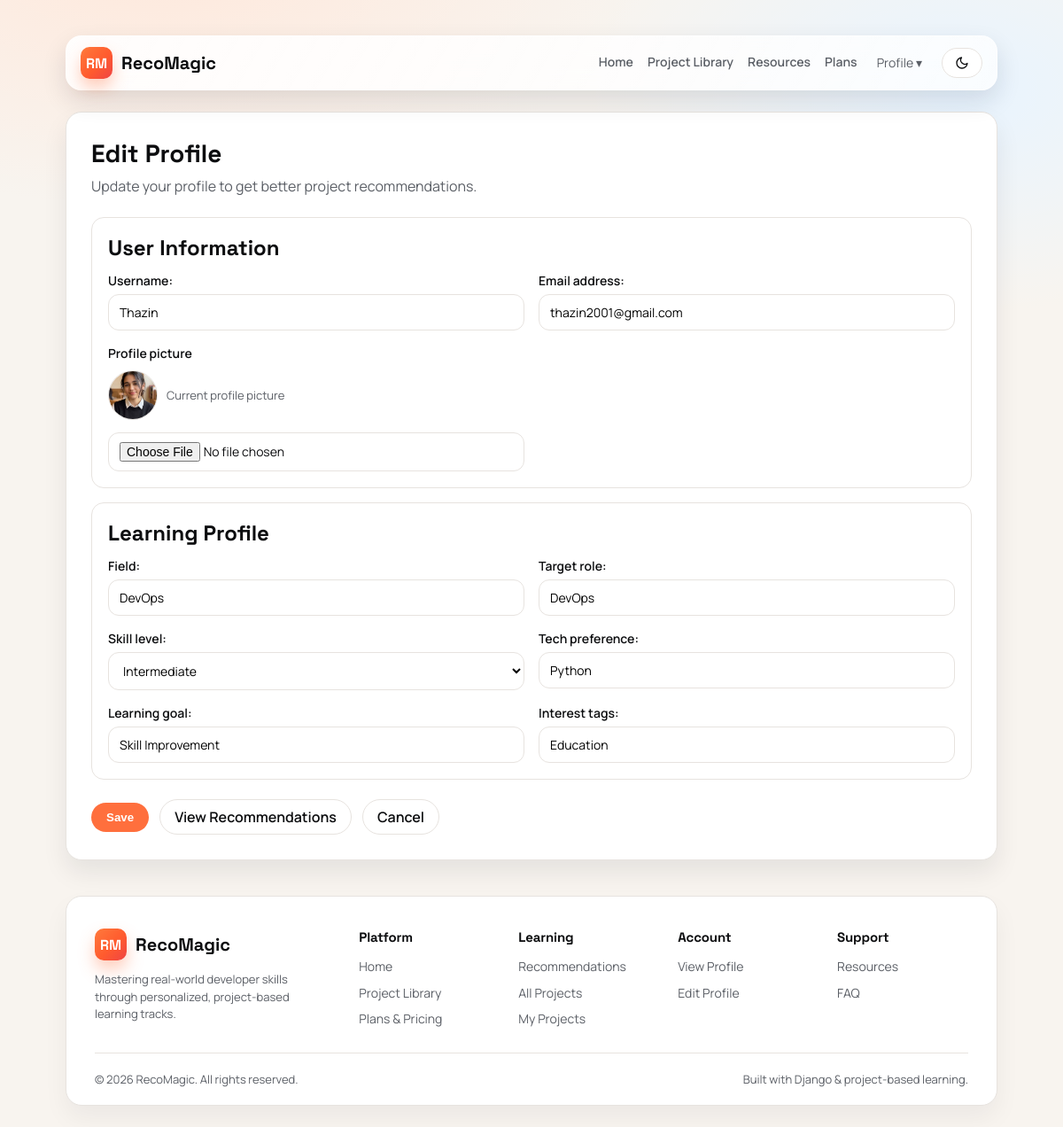
Page /profile/edit/ (signed in) on the earlier database version.
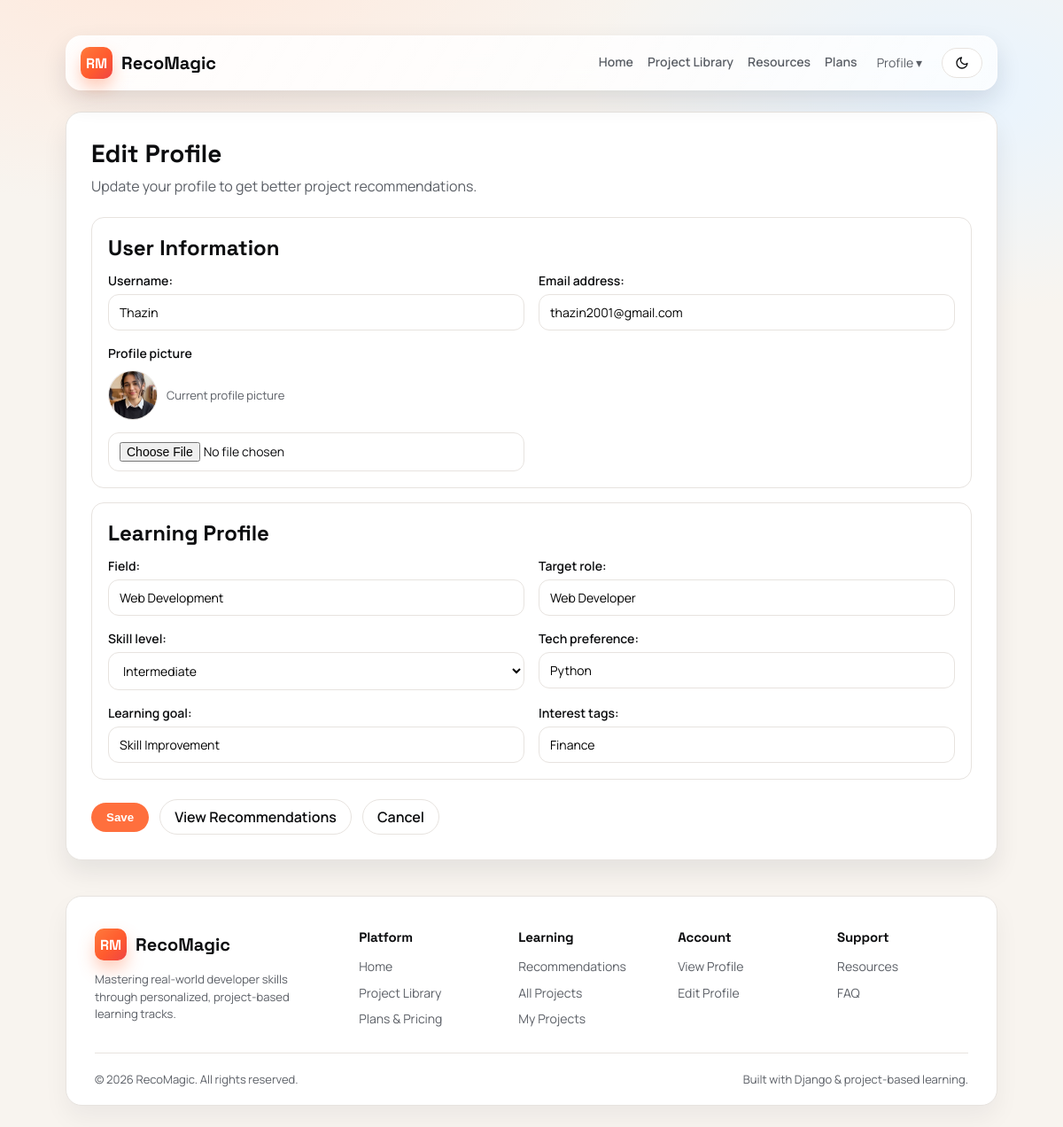
Same page on the later database version.
### users/models.py (models this page shows, shortened)
class UserProfile(models.Model):
    objects = None
    SKILL_LEVEL_CHOICES = [
        ("beginner", "Beginner"),
        ("intermediate", "Intermediate"),
        ("advanced", "Advanced"),
    ]
    user = models.OneToOneField(settings.AUTH_USER_MODEL, on_delete=models.CASCADE)
    field = models.CharField(max_length=100)
    target_role = models.CharField(max_length=100)
    skill_level = models.CharField(max_length=20, choices=SKILL_LEVEL_CHOICES)
    tech_preference = models.CharField(max_length=100)
    learning_goal = models.CharField(max_length=100)
    interest_tags = models.CharField(max_length=200, help_text="Comma separated tags")
    profile_picture = models.FileField(upload_to="profile_pictures/", blank=True, null=True)

### users/views.py (the view)
# urls.py: path("profile/edit/", views.profile_create_or_update, name="profile_edit"),
@login_required
def profile_create_or_update(request):
    profile = UserProfile.objects.filter(user=request.user).first()
    if request.method == "POST":
        account_form = UserAccountForm(request.POST, instance=request.user)
        profile_form = UserProfileForm(request.POST, request.FILES, instance=profile)
        if account_form.is_valid() and profile_form.is_valid():
            account_form.save()
            user_profile = profile_form.save(commit=False)
            user_profile.user = request.user
            user_profile.save()
            return redirect(f"{reverse('profile_view')}?saved=1")
    else:
        account_form = UserAccountForm(instance=request.user)
        profile_form = UserProfileForm(instance=profile)
    return render(
        request,
        "users/profile_form.html",
        {
            "account_form": account_form,
            "profile_form": profile_form,
            "profile": profile,
        },
    )

### users/forms.py
class UserAccountForm(forms.ModelForm):
    class Meta:
        model = User
        fields = ["username", "email"]

class UserProfileForm(forms.ModelForm):
    def __init__(self, *args, **kwargs):
        super().__init__(*args, **kwargs)
        self.fields["field"].widget.attrs.update({"placeholder": "e.g. Data Science"})
        self.fields["target_role"].widget.attrs.update({"placeholder": "e.g. Data Analyst"})
        self.fields["tech_preference"].widget.attrs.update({"placeholder": "e.g. Python, SQL, Power BI"})
        self.fields["learning_goal"].widget.attrs.update({"placeholder": "e.g. Skill Improvement"})
        self.fields["interest_tags"].widget.attrs.update({"placeholder": "e.g. E-commerce, Finance, Healthcare"})
    class Meta:
        model = UserProfile
        fields = [
            "profile_picture",
            "field",
            "target_role",
            "skill_level",
            "tech_preference",
            "learning_goal",
            "interest_tags",
        ]
        widgets = {
            "profile_picture": forms.FileInput(attrs={"accept": "image/*"}),
        }

### users/templates/users/profile_form.html (shortened to what this page needs)
{% extends "users/base.html" %}
{% block content %}
<h1 class="page-title">Edit Profile</h1>
<p class="page-sub">Update your profile to get better project recommendations.</p>
<form method="POST" enctype="multipart/form-data">
    <div class="profile-edit-stack">
        <section class="profile-edit-card">
            <h3>User Information</h3>
            <div class="form-grid">
                {% for field in account_form %}
                    <div class="field-group">
                        {{ field.label_tag }}
                        {{ field }}
                    </div>
                {% endfor %}
                <div class="field-group">
                    <label for="id_profile_picture">Profile picture</label>
                    {% if profile and profile.profile_picture %}
                        <div class="profile-edit-avatar" style="margin: 4px 0 8px;">
                            <img src="{{ profile.profile_picture.url }}" alt="Profile picture" />
                            <span class="helper-text">Current profile picture</span>
                        </div>
                    {% endif %}
                    <input id="id_profile_picture" name="profile_picture" type="file" accept="image/*" />
                </div>
            </div>
        </section>
        <section class="profile-edit-card">
            <h3>Learning Profile</h3>
            <div class="form-grid">
                {% for field in profile_form %}
                    {% if field.name != "profile_picture" %}
                        <div class="field-group">
                            {{ field.label_tag }}
                            {{ field }}
                        </div>
                    {% endif %}
                {% endfor %}
            </div>
        </section>
    </div>
    <div class="form-actions" style="margin-top: 22px;">
        <button class="btn btn-primary" type="submit">Save</button>
        <a class="btn" href="{% url 'recommendations' %}">View Recommendations</a>
        <a class="btn" href="{% url 'profile_view' %}">Cancel</a>
    </div>
</form>
{% endblock %}

Differences in the rows shown:
changed UserProfile "Intermediate": field "DevOps" → "Web Development"; target_role "DevOps" → "Web Developer"; interest_tags "Education" → "Finance"
